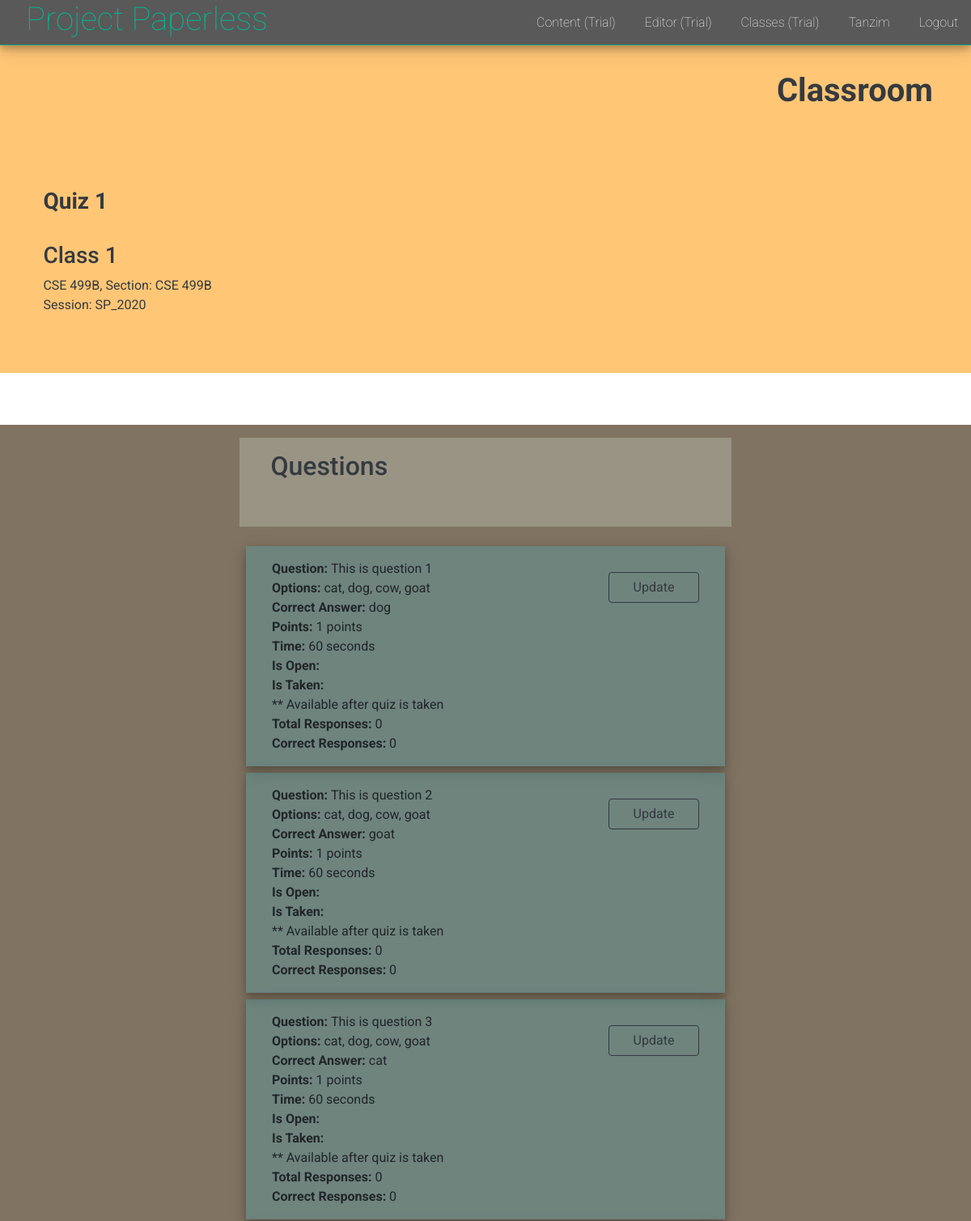
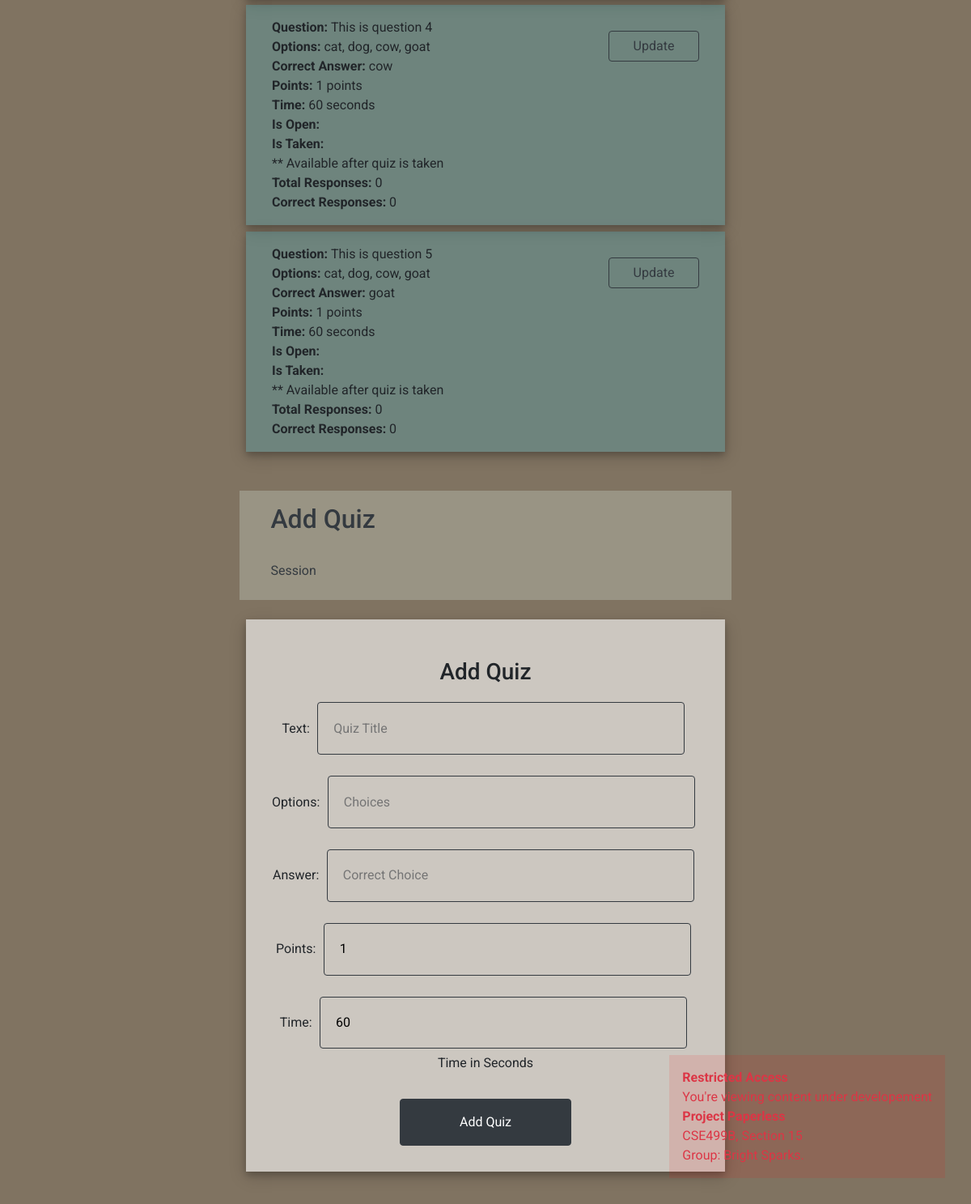
The app's page /classroom/uoCd/3/quiz/ (signed in) with its own data (2 pictures, top to bottom).
### users/models.py (models this page shows)
class User(AbstractUser):
    username = models.CharField(
        error_messages={'unique': 'A user with that username already exists.'},
        help_text='Required. 10 characters or fewer.',
        max_length=10,
        unique=True,
        primary_key=True,
        validators=[UnicodeUsernameValidator(), MinLengthValidator(3)],
        verbose_name='username')
    is_educator = models.BooleanField(default=False)

### classrooms/models.py (models this page shows, shortened)
class Quiz(models.Model):
    title = models.CharField(max_length=128)
    classroom = models.ForeignKey(Classroom, on_delete=models.CASCADE, related_name='quiz')
    students = models.ManyToManyField('users.User', related_name='quizzes', through='Performance')
    is_open = models.BooleanField(default=False)
    is_running = models.BooleanField(default=False)
    due_date = models.DateField()
    class Meta:
        constraints = [
            models.UniqueConstraint(fields=['classroom', 'title'], name='unique_quiz')
        ]
    def __str__(self):
        return f'{self.title}'

class Classroom(models.Model):
    id = models.CharField(max_length=128, primary_key=True)
    name = models.CharField(max_length=128)
    semester = models.CharField(max_length=12)
    course_code = models.CharField(max_length=30)
    section = models.IntegerField()
    students = models.ManyToManyField('users.User', related_name='classrooms')
    instructor = models.ForeignKey('users.User', related_name='classroom', on_delete=models.CASCADE)
    class Meta:
        constraints = [
            models.UniqueConstraint(fields=['course_code', 'section', 'semester'], name='unique_classroom')
        ]

class Question(models.Model):
    text = models.CharField(max_length=255)
    quiz = models.ForeignKey(Quiz, on_delete=models.CASCADE, related_name='question')
    options = models.CharField(max_length=255)
    answer = models.CharField(max_length=128)
    points = models.IntegerField(default=1)
    time = models.IntegerField(default=60, help_text='Time in Seconds')
    total_responses = models.IntegerField(default=0)
    correct_responses = models.IntegerField(default=0)
    class Meta:
        constraints = [
            models.UniqueConstraint(fields=['quiz', 'text'], name='unique_question')
        ]
    def __str__(self):
        return f'{self.text}'

### classrooms/views.py (the view, shortened to what this page needs)
# urls.py: path('<str:class_id>/<str:quiz_id>/quiz/', ShowQuizView.as_view(), name='show_quiz'),
class ShowQuizView(UserViews):
    student_template = 'classrooms/learners/show_quiz.html'
    teacher_template = 'classrooms/educators/show_quiz.html'
    class_id = None
    quiz_id = None
    @method_decorator(login_required(login_url='users:login'))
    def get(self, request, class_id, quiz_id):
        self.request = request
        self.class_id = class_id
        self.quiz_id = quiz_id
        return self.user_view()
    def teacher_view(self):
        quiz = self.get_quiz()
        question_form = QuestionForm(self.request.POST or None)
        if question_form.is_valid():
            question = question_form.save(commit=False)
            question.quiz = quiz
            question.save()
            return redirect('classrooms:show_quiz', class_id=self.class_id, quiz_id=self.quiz_id)
        questions = quiz.question.all()
        context = {
            'quiz': quiz,
            'questions': questions,
            'question_form': question_form
        }
        print(context)
        return render(self.request, self.teacher_template, context)
    def get_quiz(self):
        try:
            classroom = self.request.user.classroom.get(id=self.class_id)
            quiz = classroom.quiz.get(id=self.quiz_id)
        except Classroom.DoesNotExist:
            raise Http404('Classroom Not found')
        except Quiz.DoesNotExist:
            raise Http404('Quiz Not found')
        return quiz

### classrooms/forms.py
class QuestionForm(forms.ModelForm):
    class Meta:
        model = Question
        fields = ['text', 'options', 'answer', 'points', 'time']
    def __init__(self, *args, **kwargs):
        super().__init__(*args, **kwargs)
        self.fields['text'].widget.attrs.update({'placeholder': 'Quiz Title', 'class': 'input'})
        self.fields['options'].widget.attrs.update({'placeholder': 'Choices', 'class': 'input'})
        self.fields['answer'].widget.attrs.update({'placeholder': 'Correct Choice', 'class': 'input'})
        self.fields['points'].widget.attrs.update({'placeholder': 'Points', 'class': 'input'})
        self.fields['time'].widget.attrs.update({'placeholder': 'Time (in seconds)', 'class': 'input'})

### project_paperless/utils.py (called while the page is built)
    def user_view(self):
        if self.request.user.is_educator:
            return self.teacher_view()
        else:
            return self.student_view()

### templates/classrooms/educators/show_quiz.html (shortened to what this page needs)
{% extends 'layout.html' %}
{% block body %}
<div class="user_dashboard">
  <div class="header container">
    <div class="text-right welcome">
      <h1><strong>Classroom</strong></h1>
    </div>
    <div class="user_info">
      <h3>
        <strong>{{ quiz.title }}</strong>
        <br>
        <br>
        {{ quiz.classroom.name }}
      </h3>
      <p>
        {{ quiz.classroom.course_code }},
        Section: {{ quiz.classroom.course_code }} <br>
        Session: {{ quiz.classroom.semester }}
      </p>
    </div>
  </div>
  <div class="dashboard container">
    <div class="area">
      <div class="area_header">
        <h2> Questions </h2>
        <br>
      </div>
      <div class="card_container">
        {% for question in questions %}
          <div class="items_card items_card_fluid paper_list question_list">
            <div class="items">
              <strong>Question: </strong>{{ question }} <br>
              <strong>Options: </strong>{{ question.options }} <br>
              <strong>Correct Answer: </strong>{{ question.answer }} <br>
              <strong>Points: </strong>{{ question.points }} points <br>
              <strong>Time: </strong> {{ question.time }} seconds <br>
              <strong>Is Open: </strong>{{ question.is_open }} <br>
              <strong>Is Taken: </strong>{{ question.is_taken }} <br>
              ** Available after quiz is taken <br>
              <strong>Total Responses: </strong>{{ question.total_responses }} <br>
              <strong>Correct Responses: </strong>{{ question.correct_responses }} <br>
              <div class="text-right">
                <a href="{% url 'classrooms:update_question' quiz.classroom.id quiz.id question.id %}" class="btn btn-outline-dark">
                  Update
                </a>
              </div>
            </div>
          </div>
        {% endfor %}
      </div>
    </div>
    <div class="area">
      <div class="area_header">
        <h2> Add Quiz </h2>
        <br>
        <p>Session</p>
      </div>
      <div class="card_container">
        <div class="items_card paper_submission dashboard_forms">
          <div class="items">
            <h3 class="item_header">Add Quiz</h3>
            <form action="{% url 'classrooms:show_quiz' quiz.classroom.id quiz.id %}" method="POST">
              {{ question_form.as_p }}
              <button type="submit" class="btn btn-dark">Add Quiz</button>
            </form>
          </div>
        </div>
      </div>
    </div>
  </div>
</div>
{% endblock %}

### templates/includes/_navbar.html
<nav id="navigation_bar">
  <h1 id="logo"><a href="/">Project Paperless</a></a></h1>
  <div id="navigation_links">
    <ul>
      <li><a href="/content/">Content (Trial)</a></li>
      <li><a href="/content/editor/">Editor (Trial)</a></li>
      {% if request.user.is_authenticated %}
        <li><a href="/classroom/">Classes (Trial)</a></li>
        <li><a href="/dashboard/">{{ request.user.first_name }}</a></li>
        <li><a href="/logout/">Logout</a></li>
      {% else %}
        <li><a href="/login/">Login</a></li>
        <li><a href="/student/register/">Register</a></li>
      {% endif %}
    </ul>
  </div>
</nav>

### static/style.css (style rules this page uses)
body { margin: 0; padding: 0; font-family: 'Roboto', sans-serif; }
nav { position: fixed; top: 0; background-color: rgba(48, 48, 48, 0.8); border-bottom: 1px solid rgba(0, 184, 148,0.8); box-shadow: 0 4px 8px 0 rgba(0, 0, 0, 0.2), 0 6px 20px 0 rgba(0, 0, 0, 0.19); width: 100%; height: 3.5rem; z-index: 7; }
#logo { display: inline-block; height: 3.5rem; padding-left: 2rem; padding-right: 2rem; }
#logo a { color: #00b894; text-decoration: none; font-weight: 100; }
#navigation_links { display: inline-block; position: absolute; height: 3.5rem; right: 0; }
#navigation_links li { display: inline-block; vertical-align: middle; padding: 1rem; margin: 0; }
#navigation_links a { color: white; font-weight: 100; }
.user_dashboard { width: 100%; padding-top: 3.5rem; }
.user_dashboard .header { width: 100%; padding-top: 2rem; padding-bottom: 2rem; margin-bottom: 4rem; background-color: #FFC676; color: #343a40; }
.user_dashboard .welcome { padding-right: 2rem; }
.user_dashboard .dashboard { display: flex; flex-wrap: wrap; justify-content: center; background-color: #807361; }
.user_dashboard .container { max-width: 1275px; }
.header .user_info { margin-top: 5rem; width: 100%; padding: 1rem 2.4rem 0.5rem 2.4rem; margin-bottom: 1rem; }
.dashboard .area { width: 38rem; margin-top: 1rem; margin-bottom: 1rem; margin-left: 0.5%; margin-right: 0.5%; padding-bottom: 1rem; }
.dashboard .area_header { width: 100%; background-color: #999484; padding: 1rem 2.4rem 0.5rem 2.4rem; margin-bottom: 1rem; color: #343a40; }
.dashboard .card_container { display: flex; flex-wrap: wrap; justify-content: center; }
.dashboard .items_card { width: 18rem; height: 20rem; background-color: rgba(35, 199, 232, 0.2); box-shadow: 0 4px 8px 0 rgba(0, 0, 0, 0.2), 0 6px 20px 0 rgba(0, 0, 0, 0.19); padding: 2rem; margin: 0.5rem; }
.dashboard .items_card .items { position: relative; width: 100%; height: 100%; }
.dashboard .items_card a, .dashboard .items_card button { width: 100%; }
.dashboard .items_card_fluid { position: relative; width: 100%; height: 6.5rem; margin-bottom: 0; padding-top: 1rem; padding-bottom: 1rem; }
.dashboard .items_card_fluid a { width: 7rem; margin-left: 2rem; display: inline-block; }
.dashboard .paper_submission { width: 100%; text-align: center; padding-top: 1rem; padding-left: 2rem; padding-right: 2rem; padding-bottom: 2rem; height: auto; }
.items .text-right { position: absolute; display: inline-block; right: 0; top: 0rem; }
.dashboard .input, .form_container .input { background: transparent; border: 1px solid #343a40; border-radius: 0.25rem; padding: 1.2rem; margin: 1%; width: 75%; }
.dashboard .paper_submission .input { width: 86%; }
.paper_submission .item_header { margin-top: 2rem; margin-bottom: 1rem; }
.paper_submission button { margin-top: 1rem; width: 40% !important; padding: 1rem; }
.paper_list a { margin-top: 1rem; }
.area .dashboard_forms { background-color: rgba(255, 255, 255, 0.6); }
.area .question_list { height: auto; }

### records on screen
User: user.first_name "Tanzim"
Quiz: title "Quiz 1", classroom.name "Class 1", classroom.course_code "CSE 499B", classroom.semester "SP_2020"
Question: text "This is question 1", options "cat, dog, cow, goat", answer "dog", points "1", time "60", total_responses "0", correct_responses "0"
Question: text "This is question 2", options "cat, dog, cow, goat", answer "goat", points "1", time "60", total_responses "0", correct_responses "0"
Question: text "This is question 3", options "cat, dog, cow, goat", answer "cat", points "1", time "60", total_responses "0", correct_responses "0"
Question: text "This is question 4", options "cat, dog, cow, goat", answer "cow", points "1", time "60", total_responses "0", correct_responses "0"
Question: text "This is question 5", options "cat, dog, cow, goat", answer "goat", points "1", time "60", total_responses "0", correct_responses "0"
